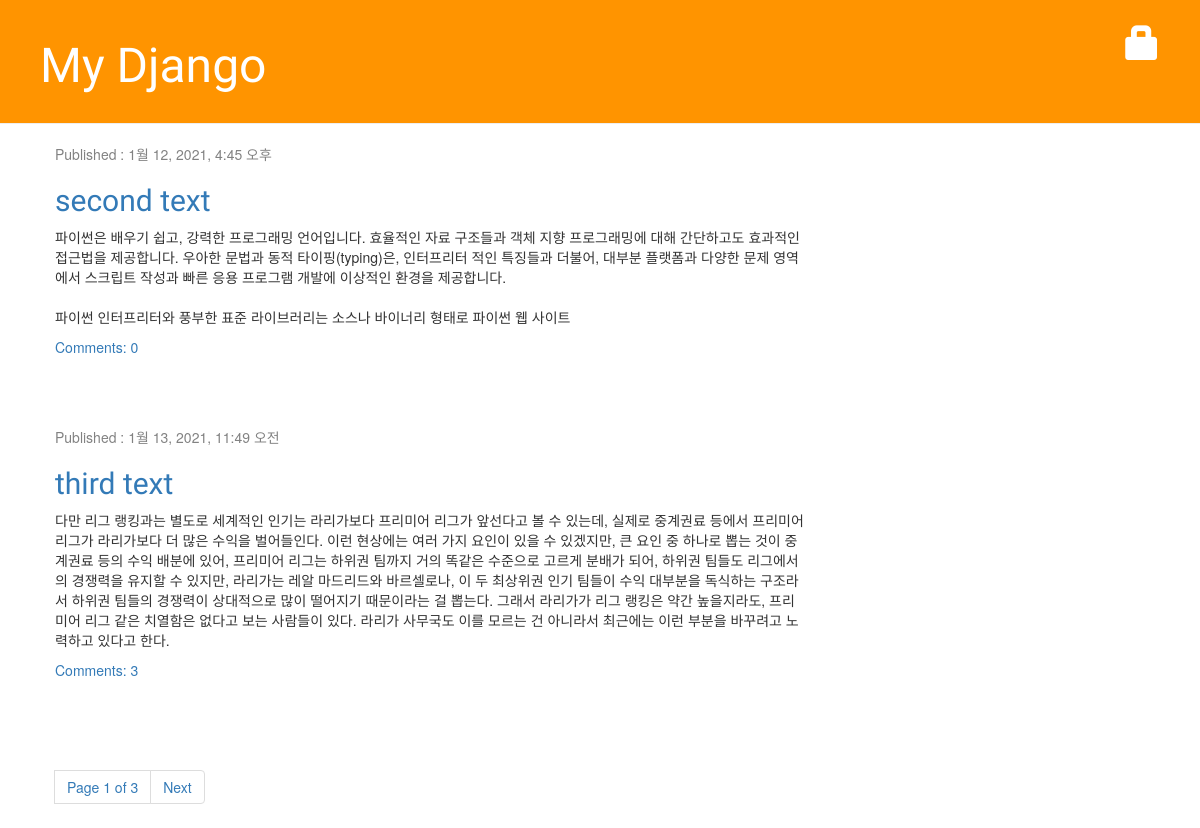
The page / on the database its author committed.
### blog/models.py (models this page shows, shortened)
class Post(models.Model):
    author = models.ForeignKey('auth.User', on_delete=models.CASCADE)
    title = models.CharField(max_length=200, validators=[min_length_3_validator])
    text = models.TextField()
    created_date = models.DateTimeField(default=timezone.now)
    published_date = models.DateTimeField(blank=True, null=True)

### blog/views.py (the view)
# urls.py: path('', views.post_list, name='post_list'),
def post_list(request):
    post_list = Post.objects.filter(published_date__lte=timezone.now()).order_by('published_date')
    paginator = Paginator(post_list, 2)
    page_no = request.GET.get('page')
    try:
        posts = paginator.page(page_no)
    except PageNotAnInteger:
        posts = paginator.page(1)
    except EmptyPage:
        posts = paginator.page(paginator.num_pages)
    return render(request, 'blog/post_list.html', {'posts': posts})

### blog/templates/blog/post_list.html
{% extends 'blog/base.html' %}
{% block content %}
    {% for post in posts %}
        <div class="post">
            <div class="date">
                <p>Published : {{post.published_date}}</p>
            </div>
            <h2><a href="{% url 'post_detail' pk=post.pk %}">{{post.title}}</a></h2>
            <p>{{post.text|linebreaksbr}}</p>
            <a href="{% url 'post_detail' pk=post.pk %}">Comments: {{post.comments.count}}</a>
        </div>
    {% endfor %}
    {% include 'blog/post_pagination.html' with page=posts %}
{% endblock %}

### blog/static/css/blog.css (style rules this page uses)
h1, h2, h3, h4 { font-family: 'Lobster', cursive; }
.date { color: #828282; }
.post { margin-bottom: 70px; }

### rows shown on the page
Post: published_date "1월 12, 2021, 4:45 오후", title "second text", text "파이썬은 배우기 쉽고, 강력한 프로그래밍 언어입니다. 효율적인 자료 구조들과 객체 지향 프로그래밍에 대해 간단하고도 효과적인 접근법을 제공합니다. 우아한 문법과 동적 타이핑(typing)은, 인터프리터 적인 특징들과 더불어, 대부분 플랫폼과 다양한 문제 영역에서 스크립트 작성과 빠른 응용 프로그램 개발에 이상적인 환경을 제공합니다. 파이썬 인터프리터와 풍부한 표준 라이브러리는 소스나 바이너리 형태로 파이썬 웹 사이트", comments.count "0"
Post: published_date "1월 13, 2021, 11:49 오전", title "third text", text "다만 리그 랭킹과는 별도로 세계적인 인기는 라리가보다 프리미어 리그가 앞선다고 볼 수 있는데, 실제로 중계권료 등에서 프리미어 리그가 라리가보다 더 많은 수익을 벌어들인다. 이런 현상에는 여러 가지 요인이 있을 수 있겠지만, 큰 요인 중 하나로 뽑는 것이 중계권료 등의 수익 배분에 있어, 프리미어 리그는 하위권 팀까지 거의 똑같은 수준으로 고르게 분배가 되어, 하위권 팀들도 리그에서의 경쟁력을 유지할 수 있지만, 라리가는 레알 마드리드와 바르셀로나, 이 두 최상위권 인기 팀들이 수익 대부분을 독식하는 구조라서 하위권 팀들의 경쟁력이 상대적으로 많이 떨어지기 때문이라는 걸 뽑는다. 그래서 라리가가 리그 랭킹은 약간 높을지라도, 프리미어 리그 같은 치열함은 없다고 보는 사람들이 있다. 라리가 사무국도 이를 모르는 건 아니라서 최근에는 이런 부분을 바꾸려고 노력하고 있다고 한다.", comments.count "3"

### other values the page prints
{{ page.number }} "1"
{{ page.paginator.num_pages }} "3"
